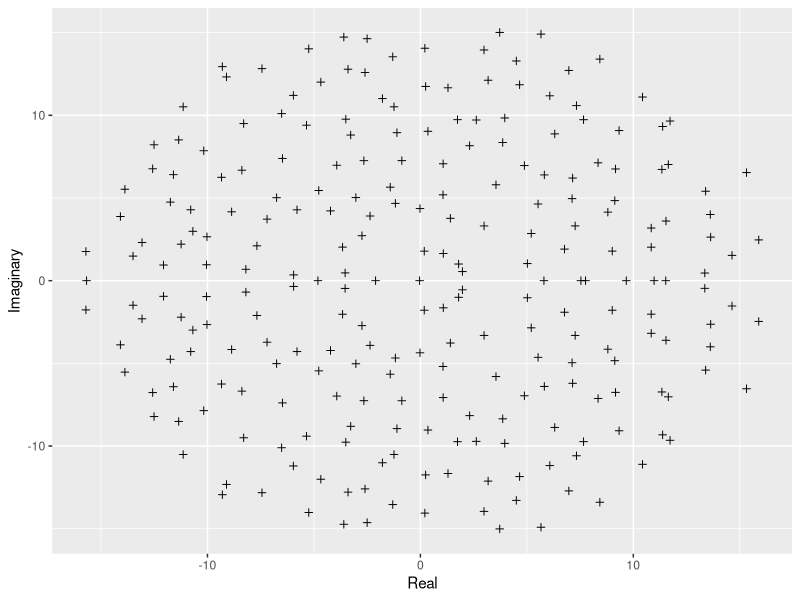
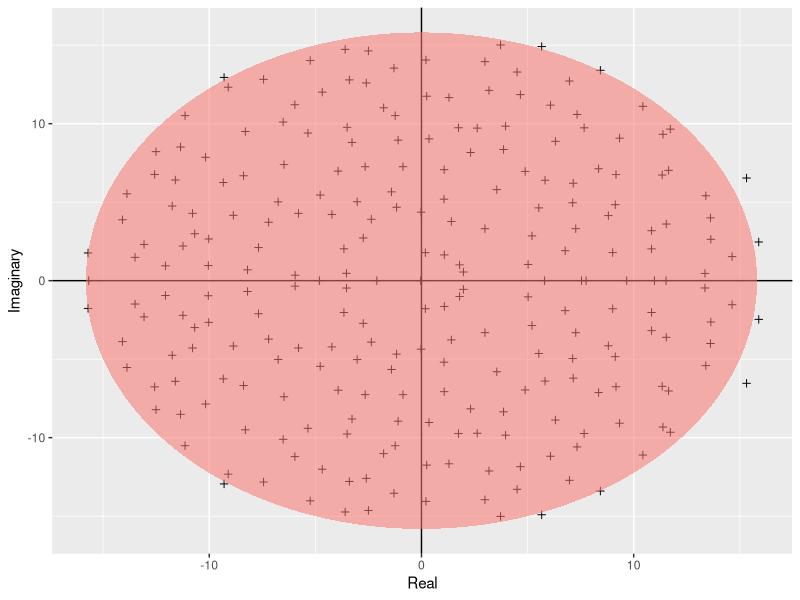

These figures' R source, in order: (Note: this script raises an error after producing the figures.)
## Plotting two dataframes ##
# Plotting Girko's circular law: 
# The eigenvalues (distance to anypoint of matrix) of a matrix of size NxN
# are approximately contained in a circle with radius sqrt(N)
require(ggplot2)
rm(list=ls())


# function that returns an ellipse
build_ellipse <- function(hradius, vradius){ 
  npoints = 250
  a <- seq(0, 2 * pi, length = npoints + 1) # seq of 251 of value 0 to 2*pi
  x <- hradius * cos(a)
  y <- vradius * sin(a)  
  return(data.frame(x = x, y = y))
}

N <- 250 
M <- matrix(rnorm(N*N), N, N)
eigvals <- eigen(M)$values # find eigenvalues
eigDF <- data.frame("Real"=Re(eigvals), "Imaginary"=Im(eigvals))
head(eigDF)
# Building a dataframe of real and imaginary values of eiganvalues

my_radius <- sqrt(N) 
ellDF <- build_ellipse(my_radius, my_radius) # dataframe of ellipse
names(ellDF) <- c("Real", "Imaginary")
head(ellDF)

# Plotting #
# Scatter plots of eigenvalues 
p <- ggplot(eigDF, aes(x = Real, y = Imaginary))
p <- p +
  geom_point(shape = I(3)) +
  theme(legend.position = "none")
p

# adding the vertical and horizontal line
p <- p + geom_hline(aes(yintercept = 0))
p <- p + geom_vline(aes(xintercept = 0))

# finally, add the ellipse
p <- p + geom_polygon(data = ellDF, aes(x = Real, 
                                        y = Imaginary, 
                                        alpha = 1/20, fill = "red"))
# geom_polygon makes a filled shape defined by the outline path
# just giving x and y in aes gives a ellipse
p

pdf("../results/Girko.pdf")
p
dev.off()